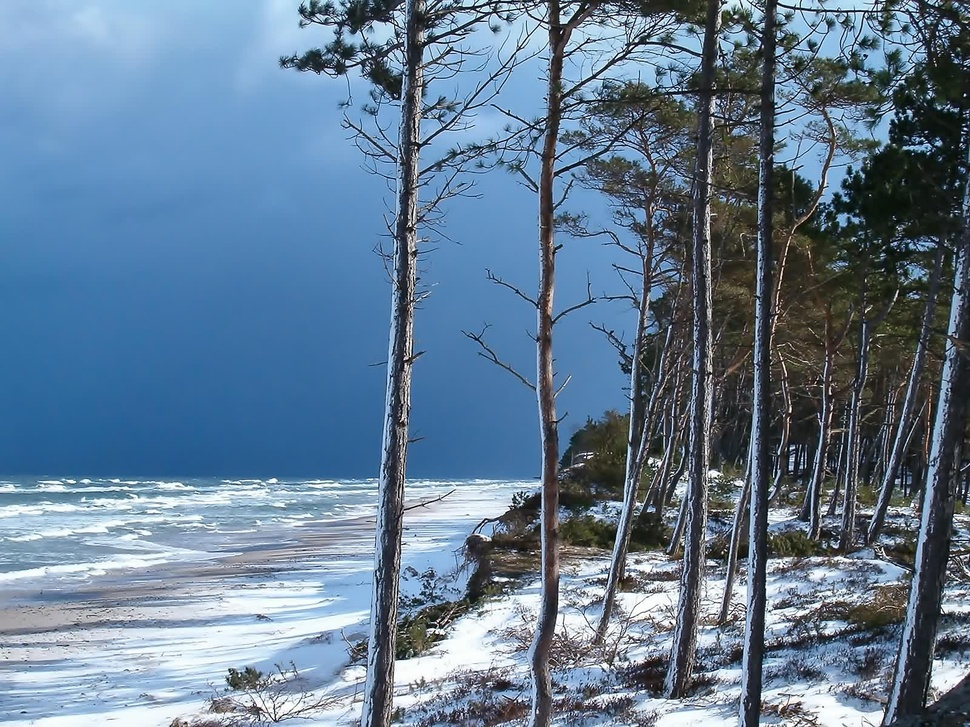
#> input picture picture/High-Resolution-3-ALKVC.jpg, 970 x 727 px, shrunk from 1600 x 1200 before the run
$ python 1-3.py
#> lines starting #> are read from the running program, lines starting #| are printed output that depends on the picture
import matplotlib.pyplot as plt
import numpy as np
import cv2
import math


class Transform:
    def __init__(self):
        self.Image = cv2.imread('../picture/High-Resolution-3-ALKVC.jpg')
#> self.Image is the input picture: shape (727, 970, 3); mean B, G, R 147.4, 123.9, 99.5

    def translate(self):
        # 图像平移
        im = cv2.cvtColor(self.Image, cv2.COLOR_BGR2RGB)
        h, w = im.shape[:2]
#> h = 727; w = 970
        shift = np.zeros(shape=(h, w, 3), dtype=int)
        M = np.array([[1, 0, 100], [0, 1, 100], [0, 0, 1]])
        for i in range(h):
            for j in range(w):
                rgb, xy = im[i][j], np.array([i, j, 1])
                change = np.dot(M, xy.T)
                u, v = int(change[0]), int(change[1])
                if u < shift.shape[0] and v < shift.shape[1]:
                    shift[u][v] = rgb
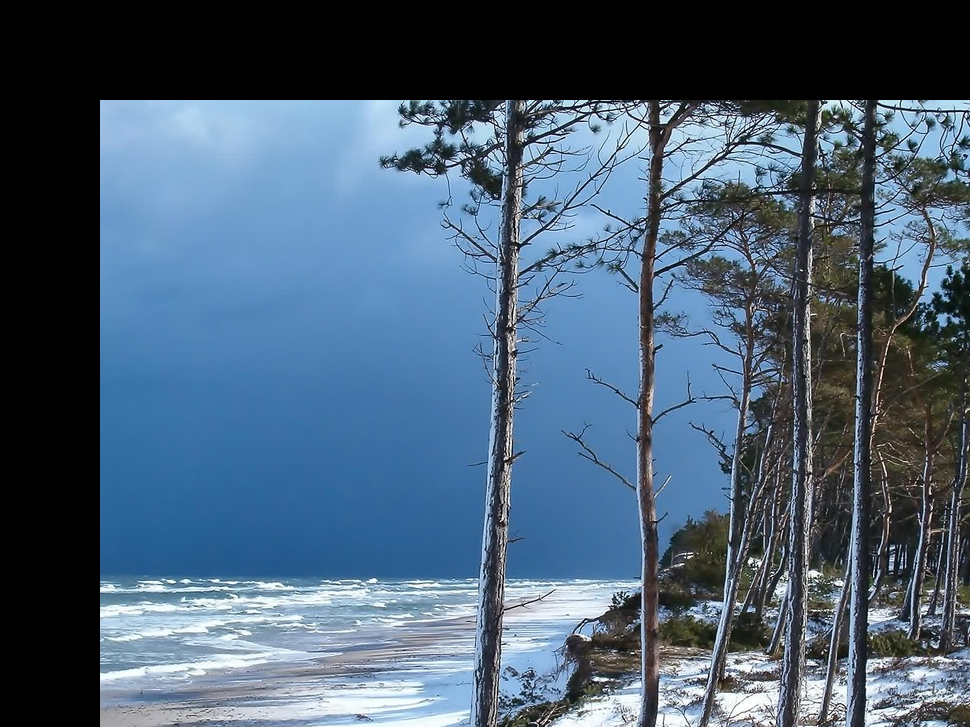
#> shift: shape (727, 970, 3) int64; mean R, G, B 74.5, 96.4, 117.6
        plt.imshow(shift)
        plt.title('translate')
        plt.show()

    def magnify(self):
        # 图像放大
        im = cv2.cvtColor(self.Image, cv2.COLOR_BGR2RGB)
        scrW, scrH = self.Image.shape[:2]
#> scrW = 727; scrH = 970
        large_img = np.zeros((scrW * 2, scrH * 2, 3), dtype=np.uint8)
        for i in range(scrW * 2 - 1):
            for j in range(scrH * 2 - 1):
                scrx = round(i * (scrW / (scrW * 2)))
                scry = round(j * (scrH / (scrH * 2)))
                large_img[i, j] = im[scrx, scry]
        plt.imshow(large_img)
        plt.title('magnify')
        plt.show()

    def shrink(self):
        # 图像缩小
        im = cv2.cvtColor(self.Image, cv2.COLOR_BGR2RGB)
        scrW, scrH = self.Image.shape[:2]
#> scrW = 727; scrH = 970
        small_img = np.zeros((int(scrW * 0.5), int(scrH * 0.5), 3), dtype=np.uint8)
        for i in range(int(scrW * 0.5) - 1):
            for j in range(int(scrH * 0.5) - 1):
                scrx = round(i * (scrW / (scrW * 0.5)))
                scry = round(j * (scrH / (scrH * 0.5)))
                small_img[i, j] = im[scrx, scry]
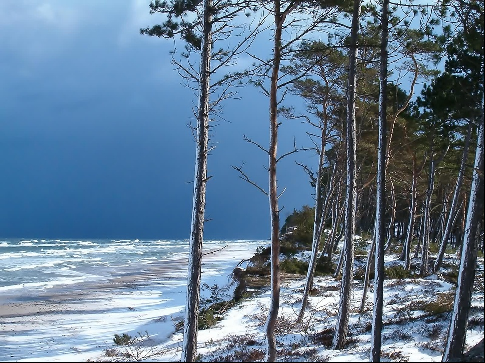
#> small_img: shape (363, 485, 3); mean R, G, B 99, 123.3, 146.9
        plt.imshow(small_img)
        plt.title('shrink')
        plt.show()

    def rotate(self):
        # 旋转角度
        im = cv2.cvtColor(self.Image, cv2.COLOR_BGR2RGB)
        height, width = self.Image.shape[:2]
#> height = 727; width = 970
        angle = 30
        if int(angle / 90) % 2 == 0:
            reshape_angle = angle % 90
        else:
            reshape_angle = 90 - (angle % 90)
        reshape_radian = math.radians(reshape_angle)  # 角度转弧度
        # 三角函数计算出来的结果会有小数，所以做了向上取整的操作。
        new_height = math.ceil(height * np.cos(reshape_radian) + width * np.sin(reshape_radian))
#> new_height = 1115
        new_width = math.ceil(width * np.cos(reshape_radian) + height * np.sin(reshape_radian))
#> new_width = 1204
        rotation_img = np.zeros(shape=(new_height, new_width, 3), dtype=np.uint8)
        radian = math.radians(angle)
        cos_radian, sin_radian = np.cos(radian), np.sin(radian)
        dx = 0.5 * new_width + 0.5 * height * sin_radian - 0.5 * width * cos_radian
#> dx = 363.7
        dy = 0.5 * new_height - 0.5 * width * sin_radian - 0.5 * height * cos_radian
#> dy = 0.2
        for y0 in range(height):
            for x0 in range(width):
                x = x0 * cos_radian - y0 * sin_radian + dx
                y = x0 * sin_radian + y0 * cos_radian + dy
                rotation_img[int(y) - 1, int(x) - 1] = im[int(y0), int(x0)]  # 因为整体映射的结果会比偏移一个单位，所以这里x,y做减一操作。
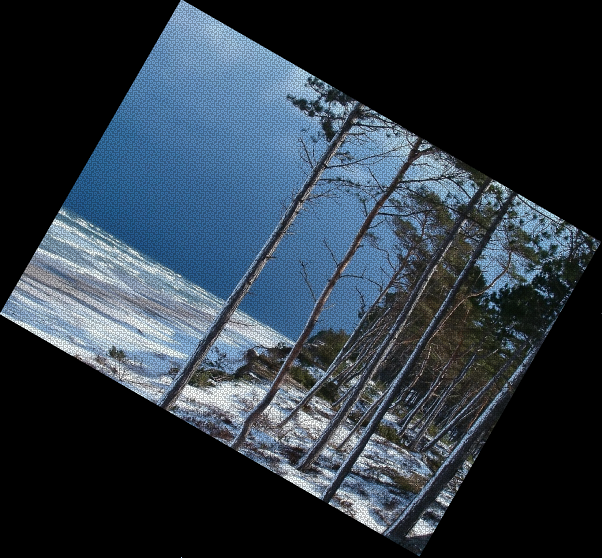
#> rotation_img: shape (1115, 1204, 3) (shown at 1/2 size); mean R, G, B 45.2, 56.3, 67
        plt.imshow(rotation_img)
        plt.title('rotate')
        plt.show()


if __name__ == "__main__":
    t = Transform()
    t.translate()
    t.magnify()
    t.shrink()
    t.rotate()

$ run again, with picture/Baboon.jpg copied over picture/High-Resolution-3-ALKVC.jpg
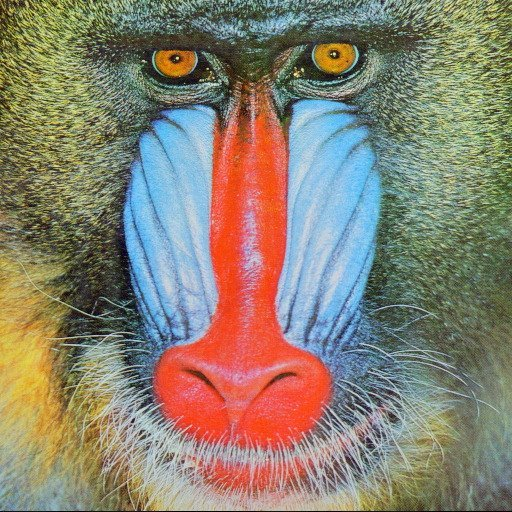
#> input picture picture/Baboon.jpg, 512 x 512 px
#> in __init__, self.Image is the input picture: shape (512, 512, 3); mean B, G, R 112.9, 129.2, 137
#> after the loop in translate, `for i in range(h):`:
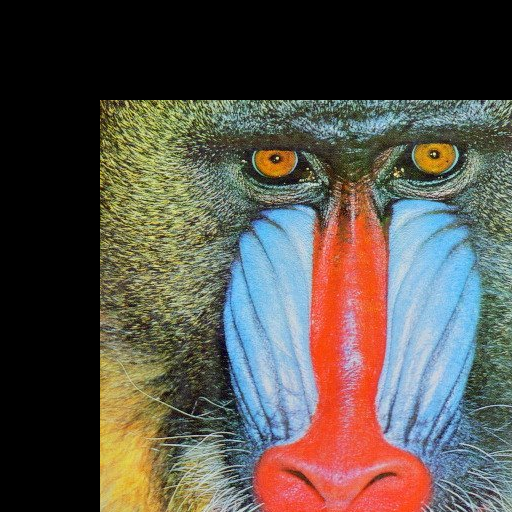
#> shift: shape (512, 512, 3) int64; mean R, G, B 87.2, 81.3, 73.9
#> after the loop in rotate, `for y0 in range(height):`:
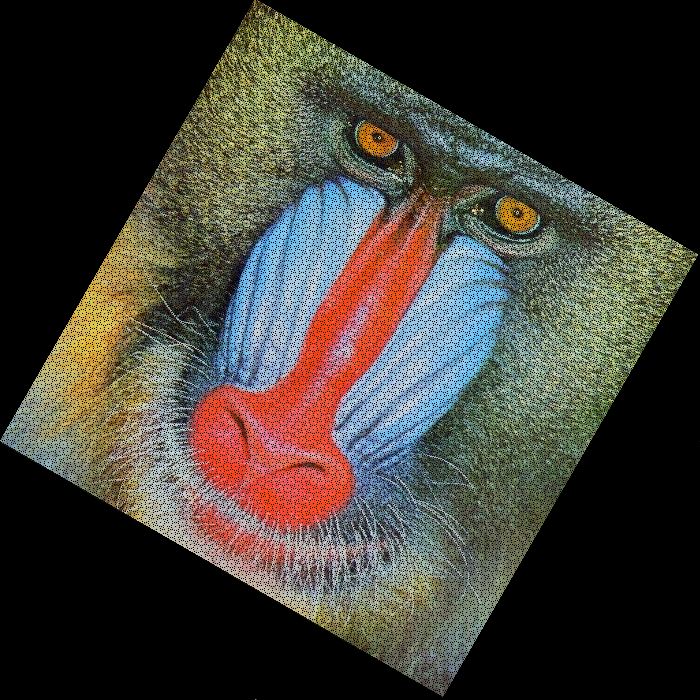
#> rotation_img: shape (700, 700, 3); mean R, G, B 63.5, 59.8, 52.3

$ run again, with picture/Fruits.jpg copied over picture/High-Resolution-3-ALKVC.jpg
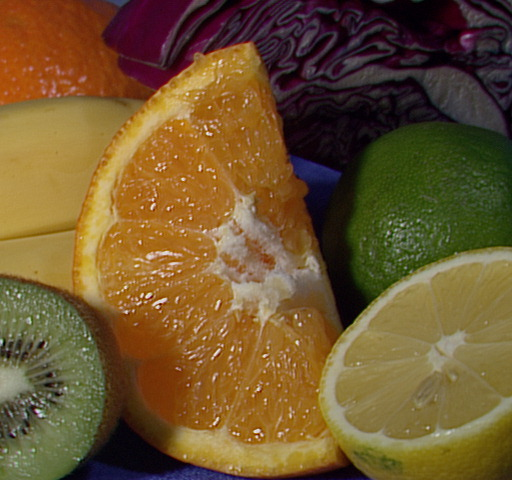
#> input picture picture/Fruits.jpg, 512 x 480 px
#> in __init__, self.Image is the input picture: shape (480, 512, 3); mean B, G, R 46.2, 85.6, 110.8
#> after the loop in translate, `for i in range(h):`:
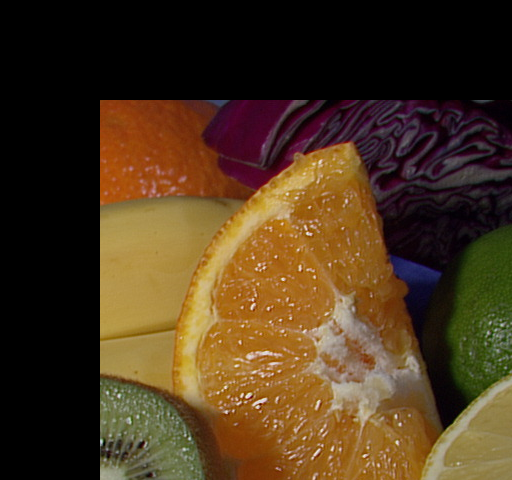
#> shift: shape (480, 512, 3) int64; mean R, G, B 75.4, 54.3, 28.8
#> after the loop in rotate, `for y0 in range(height):`:
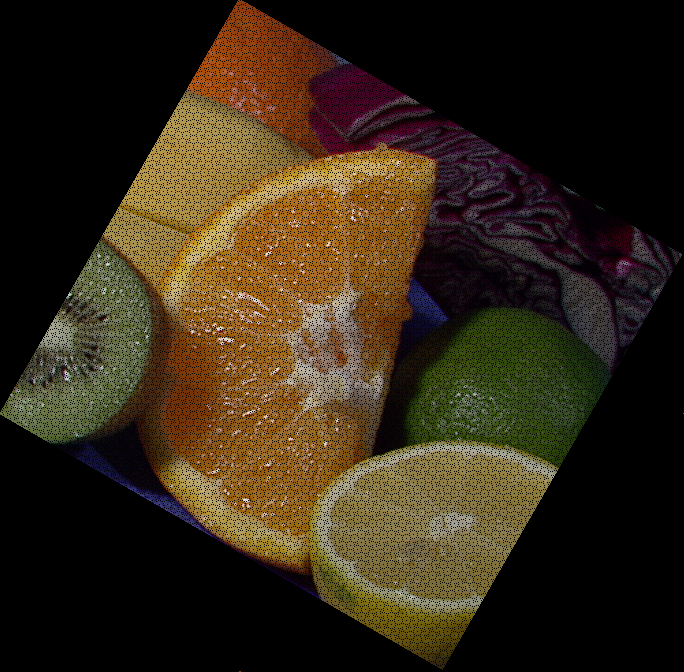
#> rotation_img: shape (672, 684, 3); mean R, G, B 51.3, 39.6, 21.4
